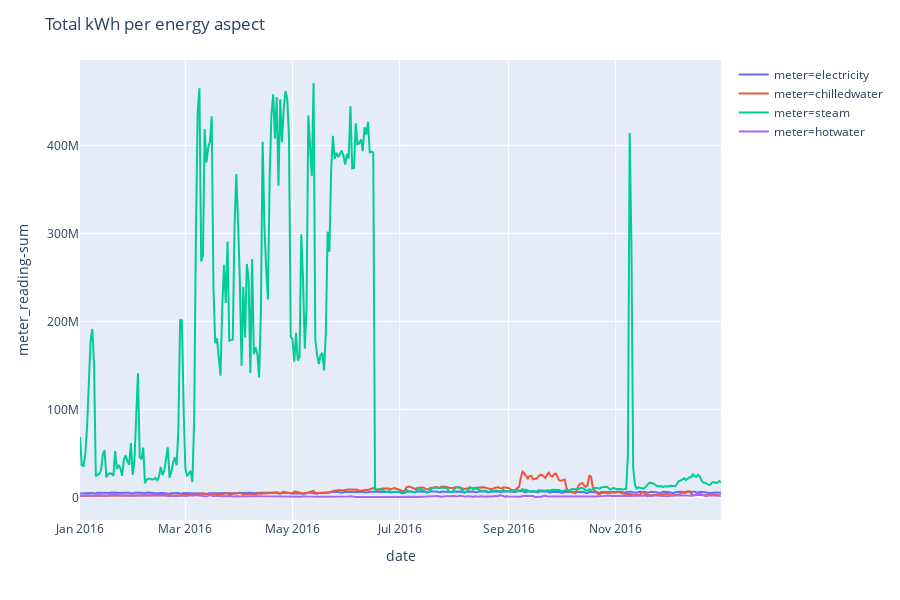

Notebook code for this chart:
### Markdown cell above
> ### Some plots

### Code cell
fig_total = px.line(daily_train_agg, x='date', y='meter_reading-sum', color='meter', render_mode='svg')
fig_total.update_layout(title='Total kWh per energy aspect')
fig_total.show()

### Figure 1 — Plotly figure (JSON) as saved in the notebook; plotly's stock layout.template omitted (floating-point values rounded to 4 significant figures; data arrays with more than 128 entries replaced by an {"elided": "..."} marker saying what was removed)
{"data": [{"hoverlabel": {"namelength": 0}, "hovertemplate": "meter=electricity<br>date=%{x}<br>meter_reading-sum=%{y}", "legendgroup": "meter=electricity", "line": {"color": "#636efa", "dash": "solid"}, "mode": "lines", "name": "meter=electricity", "showlegend": true, "type": "scatter", "x": {"elided": "366 str values"}, "xaxis": "x", "y": {"elided": "366 float values"}, "yaxis": "y"}, {"hoverlabel": {"namelength": 0}, "hovertemplate": "meter=chilledwater<br>date=%{x}<br>meter_reading-sum=%{y}", "legendgroup": "meter=chilledwater", "line": {"color": "#EF553B", "dash": "solid"}, "mode": "lines", "name": "meter=chilledwater", "showlegend": true, "type": "scatter", "x": {"elided": "366 str values"}, "xaxis": "x", "y": {"elided": "366 float values"}, "yaxis": "y"}, {"hoverlabel": {"namelength": 0}, "hovertemplate": "meter=steam<br>date=%{x}<br>meter_reading-sum=%{y}", "legendgroup": "meter=steam", "line": {"color": "#00cc96", "dash": "solid"}, "mode": "lines", "name": "meter=steam", "showlegend": true, "type": "scatter", "x": {"elided": "366 str values"}, "xaxis": "x", "y": {"elided": "366 float values"}, "yaxis": "y"}, {"hoverlabel": {"namelength": 0}, "hovertemplate": "meter=hotwater<br>date=%{x}<br>meter_reading-sum=%{y}", "legendgroup": "meter=hotwater", "line": {"color": "#ab63fa", "dash": "solid"}, "mode": "lines", "name": "meter=hotwater", "showlegend": true, "type": "scatter", "x": {"elided": "366 str values"}, "xaxis": "x", "y": {"elided": "366 float values"}, "yaxis": "y"}], "layout": {"height": 600, "legend": {"tracegroupgap": 0}, "margin": {"t": 60}, "title": {"text": "Total kWh per energy aspect"}, "xaxis": {"anchor": "y", "domain": [0, 1], "title": {"text": "date"}}, "yaxis": {"anchor": "x", "domain": [0, 1], "title": {"text": "meter_reading-sum"}}}}
